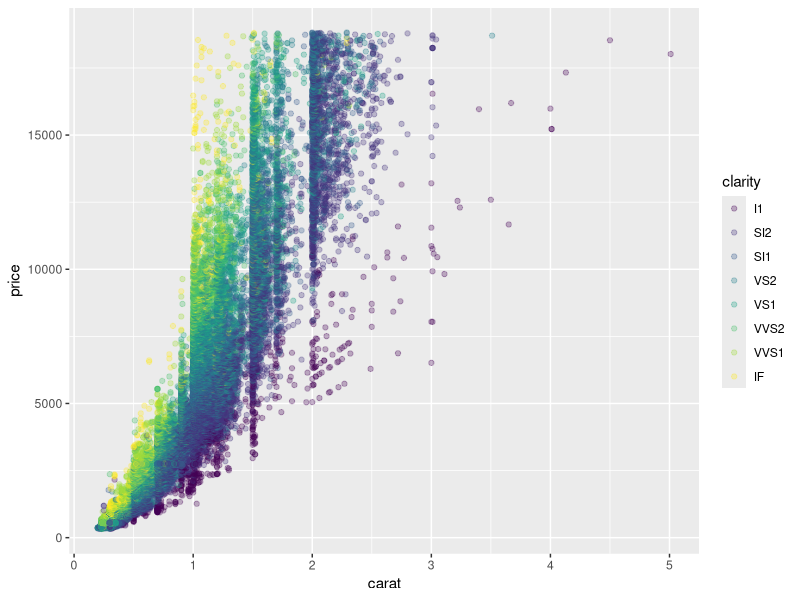

This chart was generated by the following R code:
## ---- chunk 1
# + myplot, dev='svg',out.width='500px',out.height='400px'

library(ggplot2)
data(diamonds)

#```{r }
qplot(carat, price, data = diamonds, alpha = I(0.3), color = clarity)
#```
